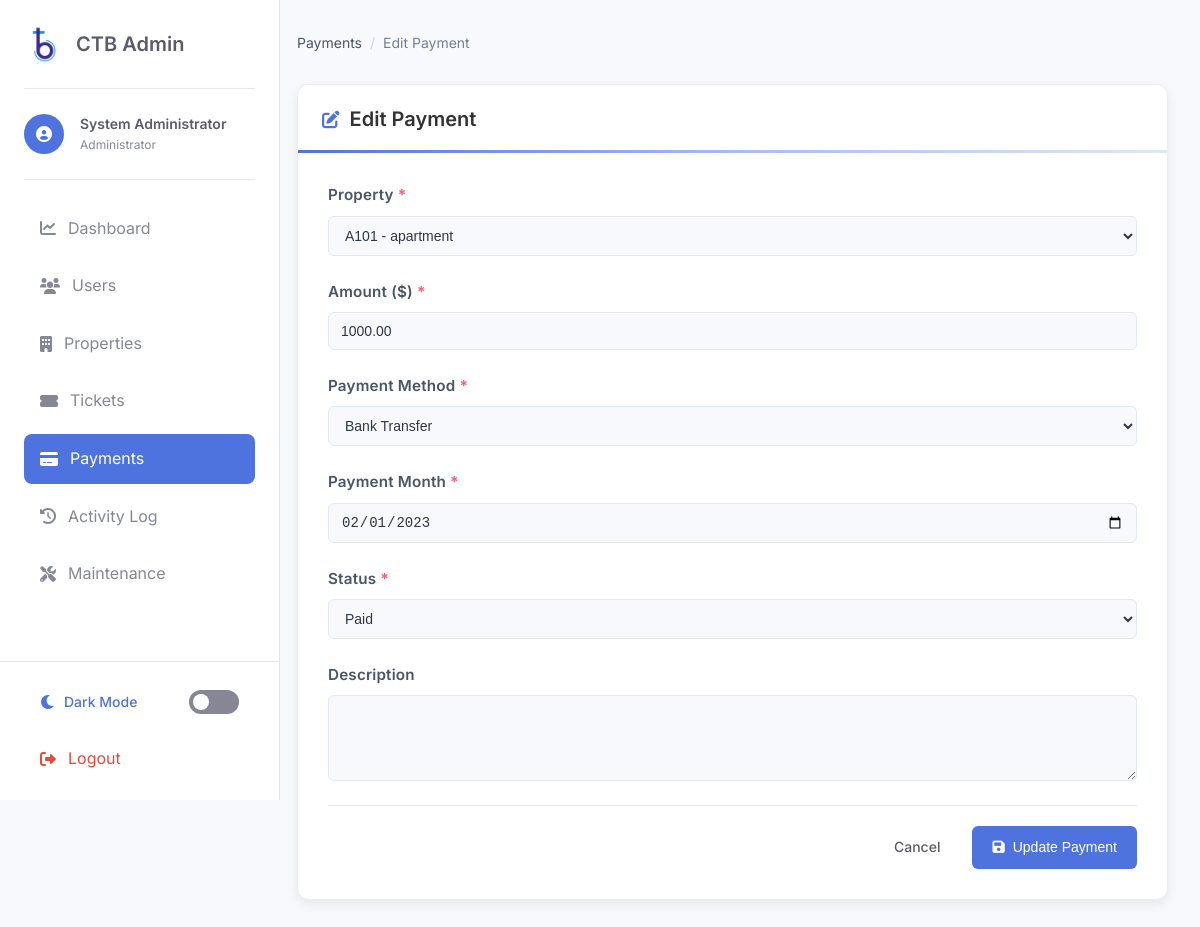
Before: /admin/edit-payment.php?id=2 (signed in) with the older database file.
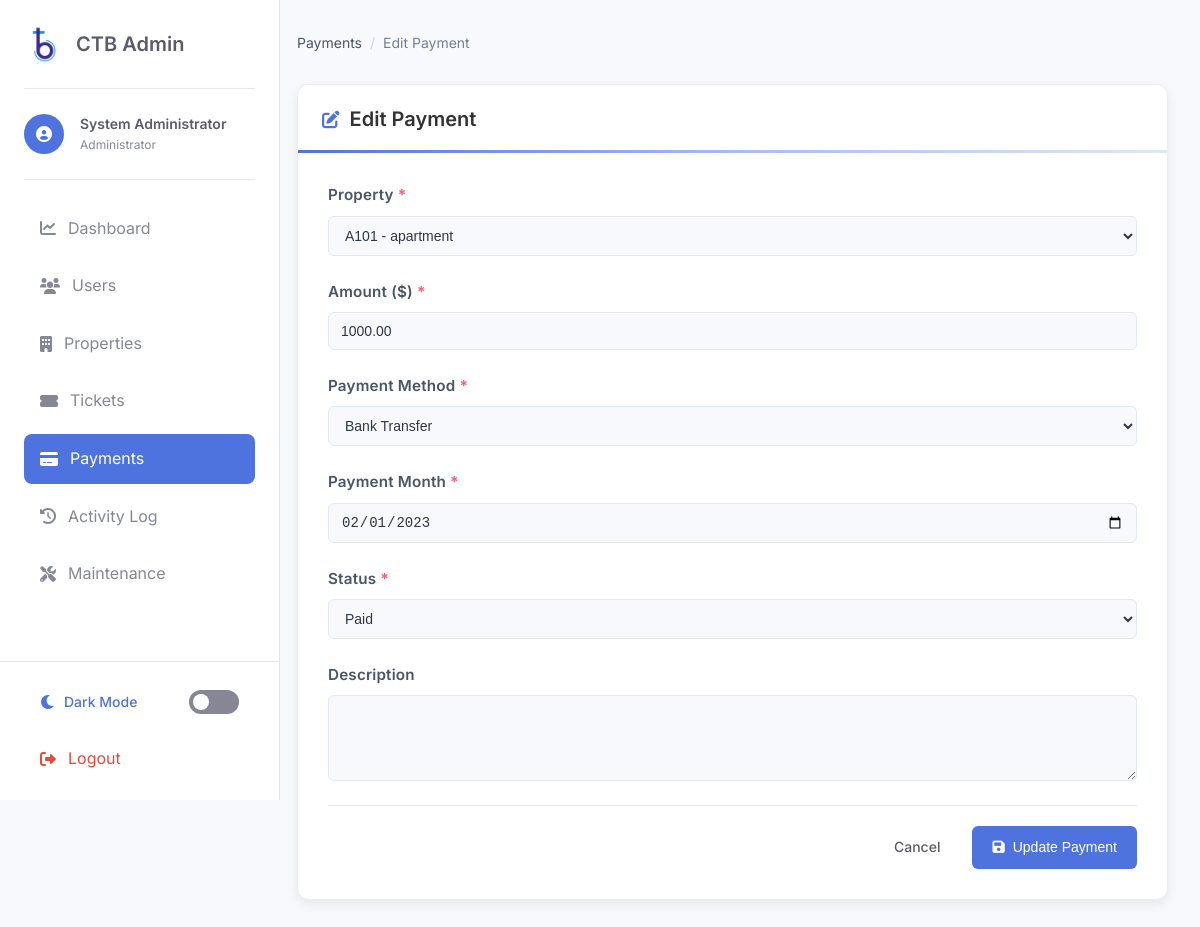
After: the same page with the newer database file.
### tables this page shows
CREATE TABLE payments (
    id INT AUTO_INCREMENT PRIMARY KEY,
    property_id INT NOT NULL,
    amount DECIMAL(10,2) NOT NULL,
    month DATE NOT NULL,
    status ENUM('paid', 'pending', 'cancelled', 'failed') DEFAULT 'pending',
    type ENUM('transfer', 'cheque') DEFAULT 'transfer',
    created_at TIMESTAMP DEFAULT CURRENT_TIMESTAMP,
    updated_at TIMESTAMP DEFAULT CURRENT_TIMESTAMP ON UPDATE CURRENT_TIMESTAMP,
    FOREIGN KEY (property_id) REFERENCES properties(id) ON DELETE CASCADE
);

CREATE TABLE properties (
    id INT AUTO_INCREMENT PRIMARY KEY,
    type ENUM('apartment', 'parking') NOT NULL,
    identifier VARCHAR(50) NOT NULL UNIQUE,
    user_id INT,
    created_at TIMESTAMP DEFAULT CURRENT_TIMESTAMP,
    updated_at TIMESTAMP DEFAULT CURRENT_TIMESTAMP ON UPDATE CURRENT_TIMESTAMP,
    FOREIGN KEY (user_id) REFERENCES users(id) ON DELETE SET NULL
);

### admin/edit-payment.php (the view, shortened to what the changed rows need)
<?php
$payment_id = intval($_GET['id']);
$payment = [];
try {
    $db = new PDO("mysql:host=" . DB_HOST . ";dbname=" . DB_NAME, DB_USER, DB_PASS);
    $db->setAttribute(PDO::ATTR_ERRMODE, PDO::ERRMODE_EXCEPTION);
    $query = "SELECT p.*, p.type as payment_method
              FROM payments p
              WHERE p.id = :id";
    $stmt = $db->prepare($query);
    $stmt->bindParam(':id', $payment_id, PDO::PARAM_INT);
    $stmt->execute();
    $payment = $stmt->fetch(PDO::FETCH_ASSOC);
} catch (PDOException $e) {
    $_SESSION['error'] = "Database error: " . $e->getMessage();
    header("Location: payments.php");
    exit();
}
try {
    $db = new PDO("mysql:host=" . DB_HOST . ";dbname=" . DB_NAME, DB_USER, DB_PASS);
    $db->setAttribute(PDO::ATTR_ERRMODE, PDO::ERRMODE_EXCEPTION);
    $properties_query = "SELECT id, identifier, type FROM properties ORDER BY identifier";
    $properties_stmt = $db->prepare($properties_query);
    $properties_stmt->execute();
    $properties = $properties_stmt->fetchAll(PDO::FETCH_ASSOC);
} catch (PDOException $e) {
    $error = "Database error: " . $e->getMessage();
    $properties = [];
}
?>
<!DOCTYPE html>
<html lang="en">
<head>
    <link rel="stylesheet" href="https://cdnjs.cloudflare.com/ajax/libs/font-awesome/6.0.0/css/all.min.css">
    <link rel="stylesheet" href="css/admin-style.css">
</head>
<body>
    <div class="admin-container">
        <?php include 'includes/admin-sidebar.php'; ?>
        <main class="main-content">
            <div class="content-wrapper">
                <div class="card">
                    <div class="card-body">
                        <form action="edit-payment.php?id=<?php echo $payment_id; ?>" method="POST">
                            <div class="form-row">
                                <div class="form-group">
                                    <label for="property_id">Property <span class="text-danger">*</span></label>
                                    <select name="property_id" id="property_id" required>
                                        <?php foreach ($properties as $property): ?>
                                            <option value="<?php echo $property['id']; ?>" <?php echo $payment['property_id'] == $property['id'] ? 'selected' : ''; ?>>
                                                <?php echo htmlspecialchars($property['identifier']); ?> - <?php echo htmlspecialchars($property['type']); ?>
                                            </option>
                                        <?php endforeach; ?>
                                    </select>
                                </div>
                            </div>
                            <div class="form-row">
                                <div class="form-group">
                                    <label for="amount">Amount ($) <span class="text-danger">*</span></label>
                                    <input type="number" step="0.01" min="0.01" name="amount" id="amount" value="<?php echo htmlspecialchars($payment['amount']); ?>" required>
                                </div>
                            </div>
                            <div class="form-row">
                                <div class="form-group">
                                    <label for="payment_method">Payment Method <span class="text-danger">*</span></label>
                                    <select name="payment_method" id="payment_method" required>
                                        <option value="transfer" <?php echo $payment['payment_method'] === 'transfer' ? 'selected' : ''; ?>>Bank Transfer</option>
                                    </select>
                                </div>
                            </div>
                            <div class="form-row">
                                <div class="form-group">
                                    <label for="month">Payment Month <span class="text-danger">*</span></label>
                                    <input type="date" name="month" id="month" value="<?php echo htmlspecialchars($payment['month']); ?>" required>
                                </div>
                            </div>
                            <div class="form-row">
                                <div class="form-group">
                                    <label for="status">Status <span class="text-danger">*</span></label>
                                    <select name="status" id="status" required>
                                        <option value="paid" <?php echo $payment['status'] === 'paid' ? 'selected' : ''; ?>>Paid</option>
                                    </select>
                                </div>
                            </div>
                        </form>
                    </div>
                </div>
            </div>
        </main>
    </div>
</body>
</html>

Changed rows visible on the page:
changed payments "Paid": payment_method (not shown) → "Bank Transfer"
Other visible differences:
form field payment_method: "Bank Transfer" → (not shown)
